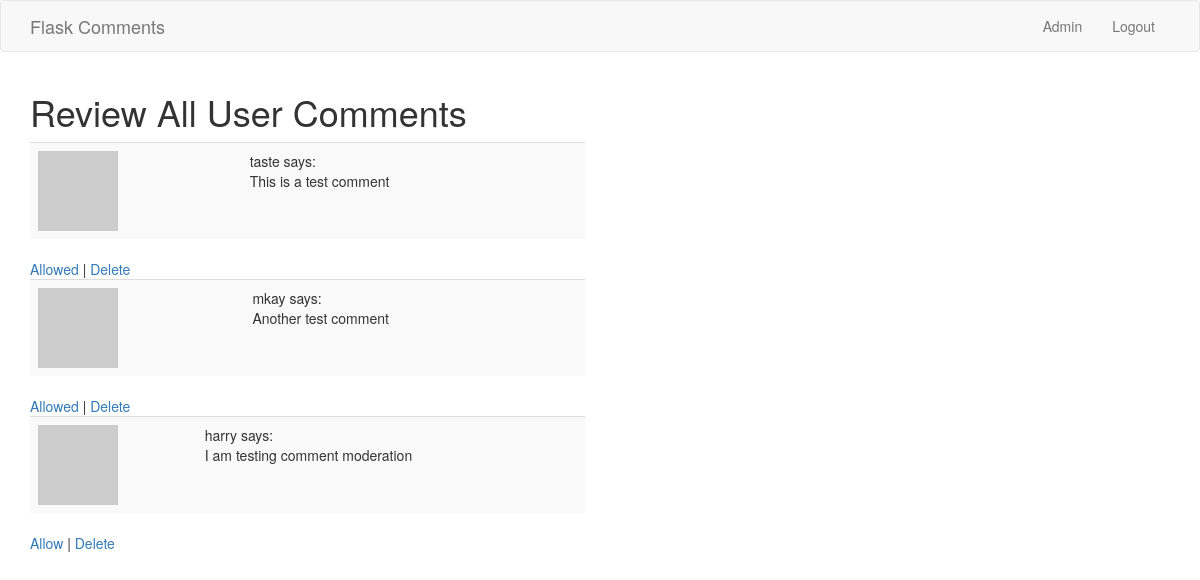
/admin/dashboard (signed in), run on an earlier commit of the app's database.
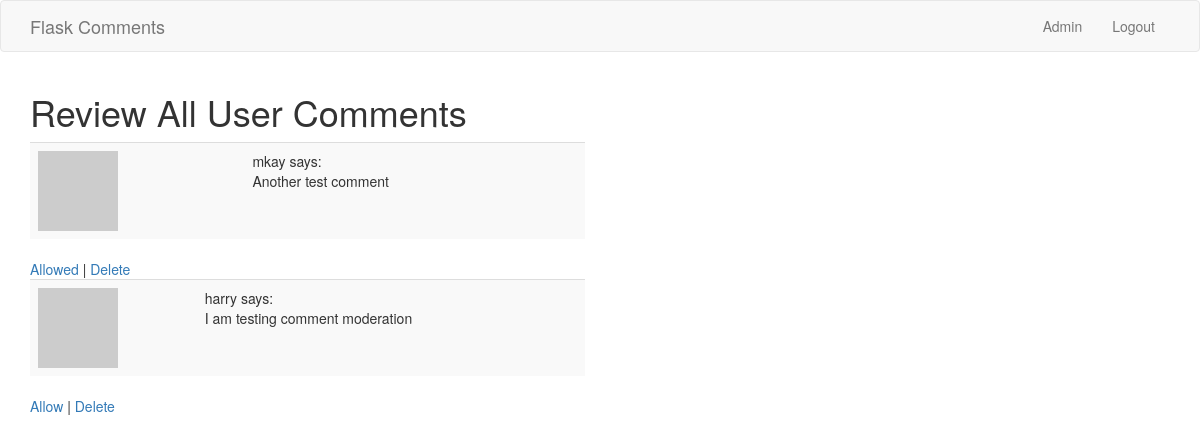
And on a later commit of the database.
### app/models.py (models this page shows, shortened)
class UserComment(db.Model):
    id = db.Column(db.Integer, primary_key=True)
    username = db.Column(db.String(64), index=True)
    email = db.Column(db.String(120), index=True)
    content = db.Column(db.String(255))
    timestamp = db.Column(db.DateTime, index=True, default=datetime.utcnow)
    allowed_comment = db.Column(db.Boolean, default=False)
    def avatar(self, size):
        digest = md5(self.email.lower().encode('utf-8')).hexdigest()
        return 'https://www.gravatar.com/avatar/{}?d=identicon&s={}'.format(
            digest, size)

### app/routes.py (the view)
@app.route('/admin/dashboard')
@login_required
def admin_dashboard():
    users = UserComment.query.all()
    return render_template('admin/dashboard.html', users=users)

### app/models.py (called while the page is built)
@login.user_loader
def load_user(id):
    return Admin.query.get(int(id))

### app/templates/admin/dashboard.html
{% extends 'base.html' %}
{% block app_context %}
    <div class="row">
        <div class="col-md-12">
            <h1>Review All User Comments</h1>
        </div>
    </div>
    <div class="row">
        <div class="col-md-6">
            {% for user in users %}
                <table class="table table-striped">
                    <tr valign="top">
                        <td><img src="{{ user.avatar(36) }}"></td>
                        <td>{{ user.username }} says:<br>{{ user.content }}</td>
                    </tr>
                </table>
                <span>
                    {% if user.allowed_comment == 1 %}
                        <a href=" # ">Allowed</a>
                    {% else %}
                        <a href=" {{ url_for('admin_allow', id=user.id) }} ">Allow</a>
                    {% endif %}
                    |
                    <a href=" {{ url_for('admin_delete', id=user.id) }} ">Delete</a>
                </span>
            {% endfor %}
        </div>
    </div>
{% endblock %}

### app/templates/base.html (shortened to what this page needs)
{% extends 'bootstrap/base.html' %}
{% block head %}
    {{  super() }}
    <link rel="stylesheet" type="text/css" href="{{ url_for('static', filename='css/main.css') }}">
{% endblock %}
{% block navbar %}
<nav class="navbar navbar-default">
    <div class="container">
        <div class="navbar-header">
            <a class="navbar-brand" href=" {{ url_for('index') }} ">Flask Comments</a>
        </div>
        <div class="collapse navbar-collapse" id="bs-example-navbar-collapse-1">
            <ul class="nav navbar-nav navbar-right">
                {% if current_user.is_authenticated %}
                    <li><a href=" {{ url_for('admin_dashboard') }} ">Admin</a></li>
                    <li><a href=" {{ url_for('logout') }} ">Logout</a></li>
                {% else %}
                    <li><a href=" {{ url_for('login') }} ">Login</a></li>
                {% endif %}
            </ul>
        </div>
    </div>
</nav>
{% endblock %}
{% block content %}
    <div class="container">
        {% block app_context %}{% endblock %}
    </div>
{% endblock %}

What changed in the data, as far as the page shows it:
removed UserComment: username "taste", content "This is a test comment", allowed_comment "Allowed"
